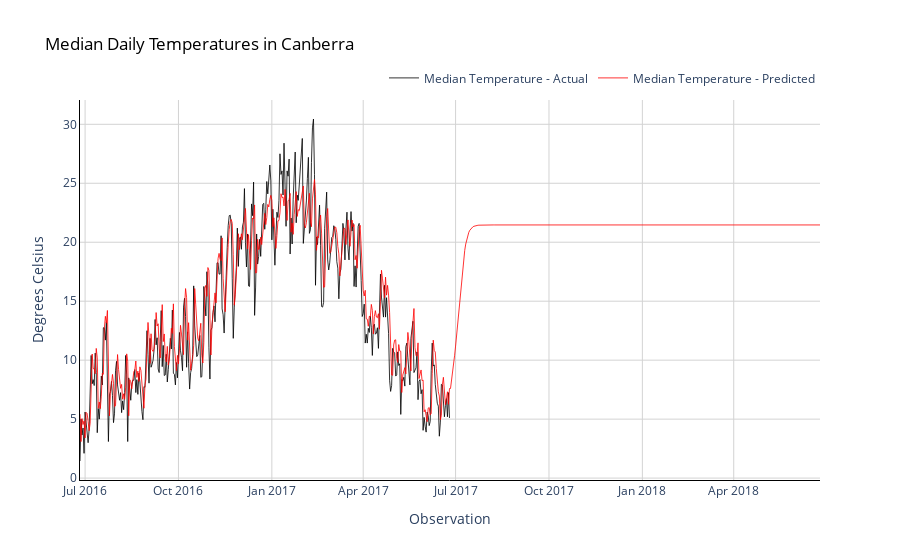

The cell this chart's notebook holds for it:
### Markdown cell above
##### Visualize the results

### Code cell
fig = go.Figure()
fig.add_trace(go.Scatter(x=dfCan2['Date'][-730:],
                         y=dfCan2['MedTemp'][-730:],
                         mode='lines',
                         #name='Median Temperature (5-Day Moving Average)- Actual',
                         name='Median Temperature - Actual',
                         opacity=0.8,
                         line=dict(color='black', width=1)
                        ))
fig.add_trace(go.Scatter(x=dfCan2['Date'][-730:],
                         y=dfCan2['MedTemp_prediction'][-730:],
                         mode='lines',
                         #name='Median Temperature (5-Day Moving Average) - Predicted',
                         name='Median Temperature - Predicted',
                         opacity=0.8,
                         line=dict(color='red', width=1)
                        ))

# Change chart background color
fig.update_layout(dict(plot_bgcolor = 'white'))

# Update axes lines
fig.update_xaxes(showgrid=True, gridwidth=1, gridcolor='lightgrey', 
                 zeroline=True, zerolinewidth=1, zerolinecolor='lightgrey', 
                 showline=True, linewidth=1, linecolor='black',
                 title='Observation'
                )

fig.update_yaxes(showgrid=True, gridwidth=1, gridcolor='lightgrey', 
                 zeroline=True, zerolinewidth=1, zerolinecolor='lightgrey', 
                 showline=True, linewidth=1, linecolor='black',
                 title='Degrees Celsius'
                )

# Set figure title
fig.update_layout(title=dict(text="Median Daily Temperatures in Canberra", 
                             font=dict(color='black')),
                  legend=dict(orientation="h", yanchor="bottom", y=1.02, xanchor="right", x=1)
                 )

fig.show()

### Figure 1 — Plotly figure (JSON) as saved in the notebook; plotly's stock layout.template omitted (floating-point values rounded to 4 significant figures; data arrays with more than 128 entries replaced by an {"elided": "..."} marker saying what was removed)
{"data": [{"line": {"color": "black", "width": 1}, "marker": {"size": 7}, "mode": "lines", "name": "Median Temperature - Actual", "opacity": 0.8, "type": "scatter", "x": {"elided": "730 str values"}, "y": {"elided": "730 float values"}}, {"line": {"color": "red", "width": 1}, "marker": {"size": 7}, "mode": "lines", "name": "Median Temperature - Predicted", "opacity": 0.8, "type": "scatter", "x": {"elided": "730 str values"}, "y": {"elided": "730 float values"}}], "layout": {"legend": {"orientation": "h", "x": 1, "xanchor": "right", "y": 1.02, "yanchor": "bottom"}, "plot_bgcolor": "white", "title": {"font": {"color": "black"}, "text": "Median Daily Temperatures in Canberra"}, "xaxis": {"gridcolor": "lightgrey", "gridwidth": 1, "linecolor": "black", "linewidth": 1, "showgrid": true, "showline": true, "title": {"text": "Observation"}, "zeroline": true, "zerolinecolor": "lightgrey", "zerolinewidth": 1}, "yaxis": {"gridcolor": "lightgrey", "gridwidth": 1, "linecolor": "black", "linewidth": 1, "showgrid": true, "showline": true, "title": {"text": "Degrees Celsius"}, "zeroline": true, "zerolinecolor": "lightgrey", "zerolinewidth": 1}}}
